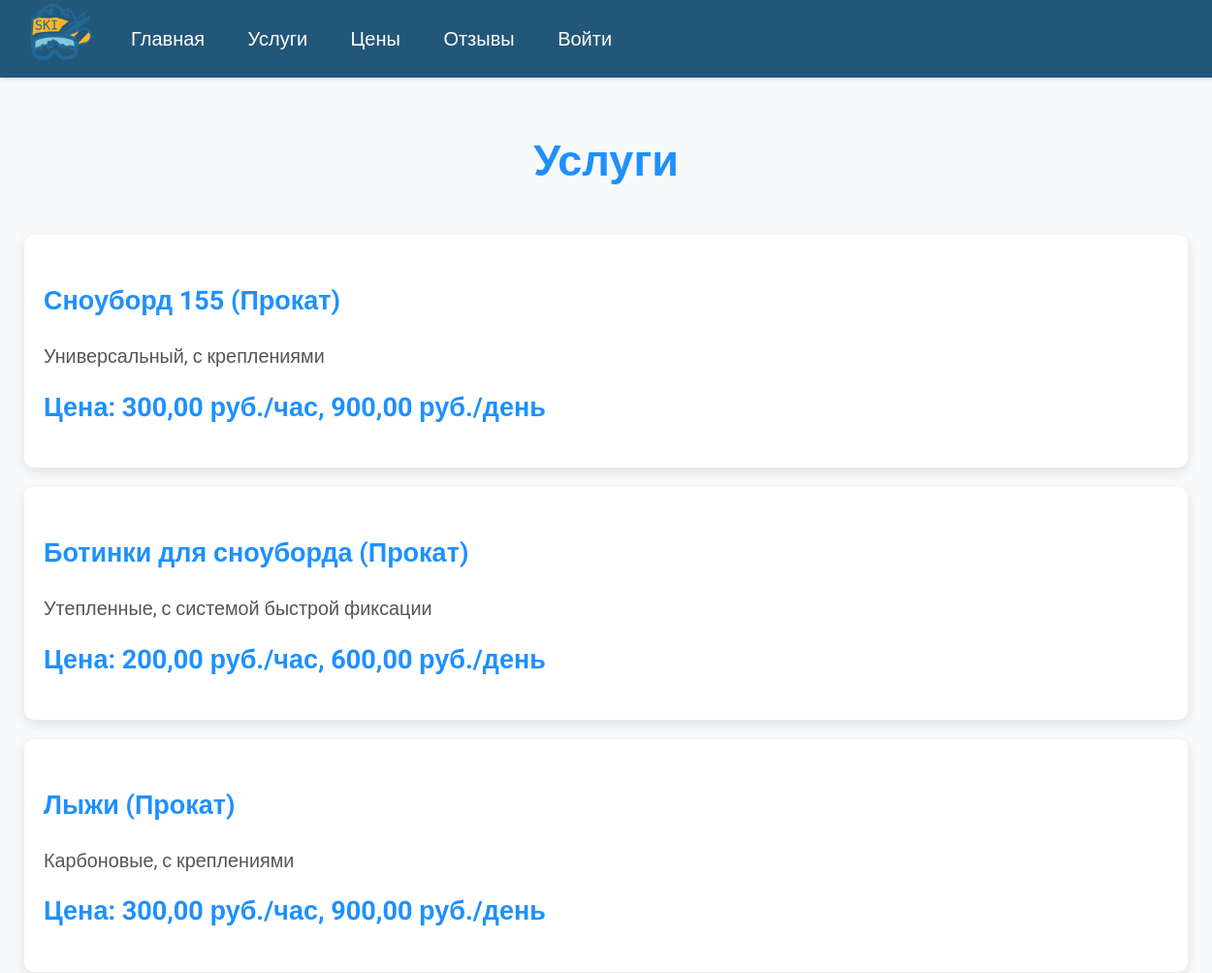
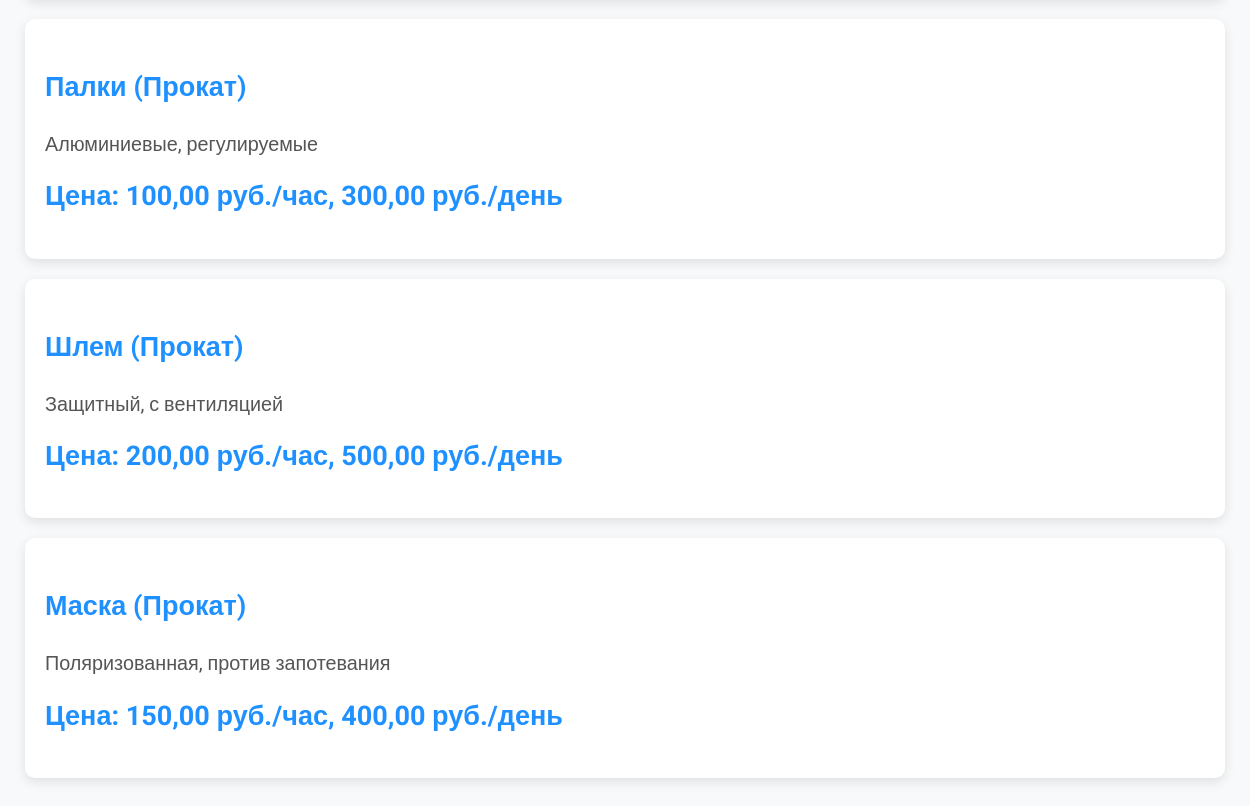
Page /services/ on the committed database (2 pictures, top to bottom).
### core/models.py (models this page shows, shortened)
class Service(models.Model):
    name = models.CharField(max_length=100, verbose_name="Название")
    description = models.TextField(blank=True, verbose_name="Описание")
    service_type = models.ForeignKey(ServiceType, on_delete=models.SET_NULL, null=True, verbose_name="Тип услуги")
    equipment = models.ManyToManyField('Equipment', blank=True, verbose_name="Оборудование")
    prices = models.ManyToManyField(Price, blank=True, verbose_name="Цены")
    class Meta:
        verbose_name = "Услуга"
        verbose_name_plural = "Услуги"

class ServiceType(models.Model):
    name = models.CharField(max_length=100, unique=True, verbose_name="Название")
    class Meta:
        verbose_name = "Тип услуги"
        verbose_name_plural = "Типы услуг"

class Price(models.Model):
    name = models.CharField(max_length=100, verbose_name="Название")
    price_per_hour = models.DecimalField(max_digits=10, decimal_places=2, validators=[MinValueValidator(0)],
                                         verbose_name="Цена за час")
    price_per_day = models.DecimalField(max_digits=10, decimal_places=2, validators=[MinValueValidator(0)],
                                        verbose_name="Цена за день")
    class Meta:
        verbose_name = "Цена"
        verbose_name_plural = "Цены"

### core/views.py (the view)
# urls.py: path('services/', views.services_view, name='services'),
def services_view(request):
    services = Service.objects.all()
    service_types = ServiceType.objects.all()
    bookings = Booking.objects.filter(user=request.user) if request.user.is_authenticated else None
    return render(request, 'services.html',
                  {'services': services, 'service_types': service_types, 'bookings': bookings})

### core/templates/services.html (shortened to what this page needs)
{% extends 'base.html' %}
{% block content %}
<div class="container">
    <h1>Услуги</h1>
    <ul>
        {% for service in services %}
            <li>
                <h3>{{ service.name }} ({{ service.service_type.name|default:"—" }})</h3>
                <p>{{ service.description|default:"Нет описания" }}</p>
                <div class="price-container">
                    <div class="price">
                        {% with price=service.prices.first %}
                            {% if price %}
                                Цена: {{ price.price_per_hour }} руб./час, {{ price.price_per_day }} руб./день
                            {% else %}
                                Цена: не указана
                            {% endif %}
                        {% endwith %}
                    </div>
                </div>
            </li>
        {% endfor %}
    </ul>
</div>
<link rel="stylesheet" href="https://cdnjs.cloudflare.com/ajax/libs/font-awesome/6.0.0/css/all.min.css">
{% endblock %}

### core/static/css/style.css (style rules this page uses)
body { font-family: 'Roboto', sans-serif; margin: 0; padding: 0; background-color: #22577a; color: #333; font-size: 18px; }

### core/templates/services.html (style rules this page uses)
body { font-family: 'Roboto', sans-serif; margin: 0; padding: 0; background-color: #f8f9fa; color: #343a40; line-height: 1.6; }
.container { width: 100%; max-width: 1200px; margin: 0 auto; padding: 20px; margin-top: 80px; }
h1 { color: #1e90ff; text-align: center; margin-bottom: 40px; font-size: 2.5em; font-weight: 700; }
ul { list-style-type: none; padding: 0; margin: 0; }
li { background-color: #fff; padding: 20px; margin-bottom: 20px; border-radius: 10px; box-shadow: 0 4px 12px rgba(0, 0, 0, 0.1); transition: transform 0.3s ease, box-shadow 0.3s ease; position: relative; }
li h3 { color: #1e90ff; font-size: 1.5em; margin-bottom: 10px; font-weight: 700; }
li p { color: #555; font-size: 1.1em; margin-bottom: 15px; }
.price-container { display: flex; justify-content: space-between; align-items: center; margin-bottom: 20px; }
.price { color: #1e90ff; font-size: 1.5em; font-weight: 700; }

### rows in the picture
Service: name "Сноуборд 155", service_type.name "Прокат", description "Универсальный, с креплениями", prices.first.price_per_hour "300,00", prices.first.price_per_day "900,00"
Service: name "Ботинки для сноуборда", service_type.name "Прокат", description "Утепленные, с системой быстрой фиксации", prices.first.price_per_hour "200,00", prices.first.price_per_day "600,00"
Service: name "Лыжи", service_type.name "Прокат", description "Карбоновые, с креплениями", prices.first.price_per_hour "300,00", prices.first.price_per_day "900,00"
Service: name "Палки", service_type.name "Прокат", description "Алюминиевые, регулируемые", prices.first.price_per_hour "100,00", prices.first.price_per_day "300,00"
Service: name "Шлем", service_type.name "Прокат", description "Защитный, с вентиляцией", prices.first.price_per_hour "200,00", prices.first.price_per_day "500,00"
Service: name "Маска", service_type.name "Прокат", description "Поляризованная, против запотевания", prices.first.price_per_hour "150,00", prices.first.price_per_day "400,00"
